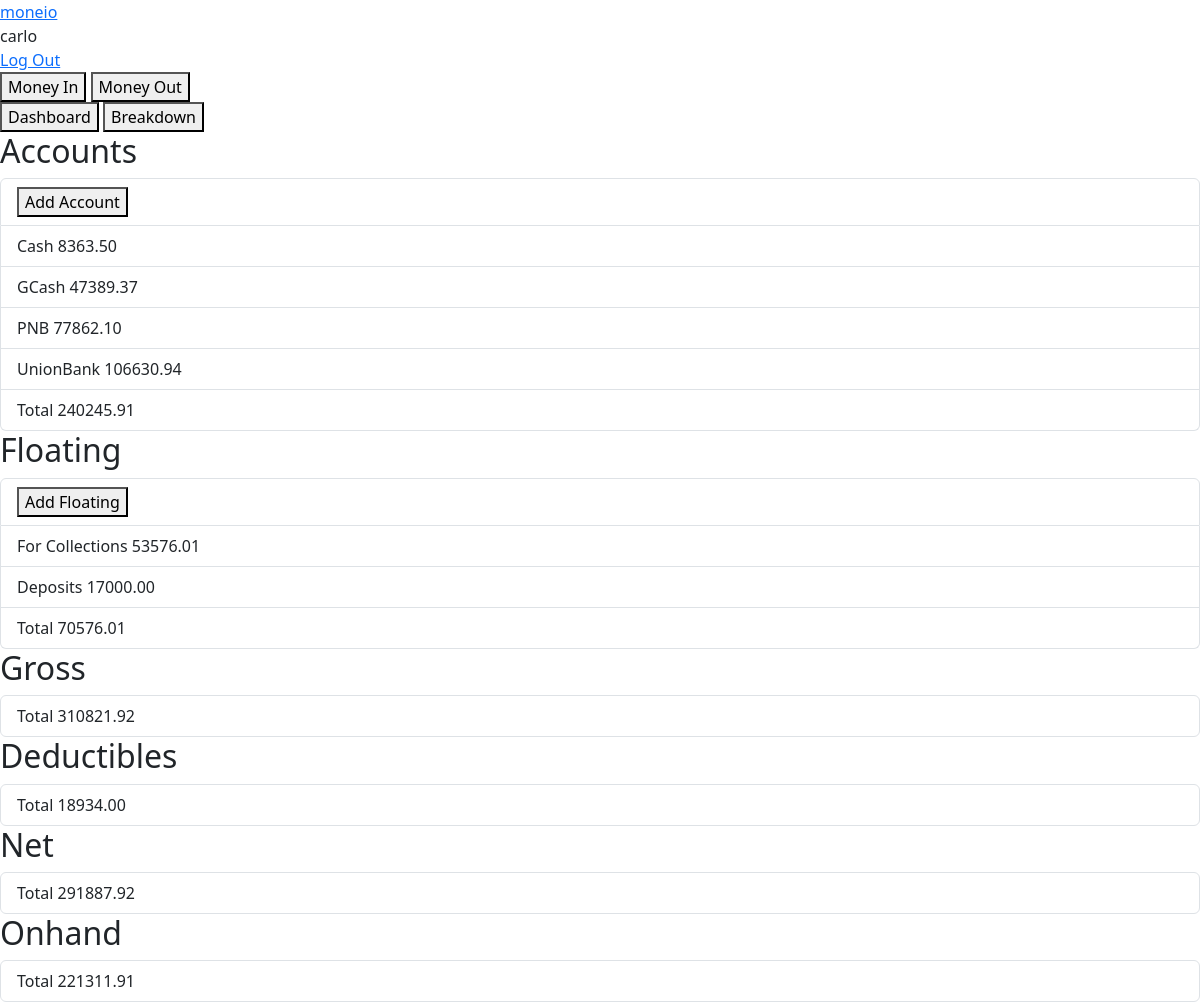
Screenshot of / (signed in) with the database file from the repository.
### moneio/models.py (models this page shows, shortened)
class User(AbstractUser):
  pass

class Account(models.Model):
  user = models.ForeignKey(User, on_delete=models.CASCADE, related_name="account_user")
  name = models.CharField(max_length=255)
  initial_balance = models.DecimalField(max_digits=12, decimal_places=2)
  initial_balance_date = models.DateField()
  is_floating = models.BooleanField()
  def serialize(self):
    return {
      "name": self.name,
      "balance": self.initial_balance,
      "date": self.initial_balance_date.strftime("%e %B %Y"),
      "is_floating": self.is_floating,
    }

### moneio/views.py (the view)
# urls.py: path("", views.index, name="index"),
  def views(request):
    if request.user.is_authenticated:
      accounts = Account.objects.filter(user=request.user)
      breakdowns = MoneyInOut.objects.filter(user=request.user)
      accounts = [account.serialize() for account in accounts]
      breakdowns = [breakdown.serialize() for breakdown in breakdowns]
      for breakdown in breakdowns:
        for account in accounts:
          if account["name"] == breakdown["account"] and not breakdown["is_deductible"]:
            account["balance"] += breakdown["price"]
      current_total_balance = 0
      current_total_floating = 0
      current_total_deductibles = 0
      for account in accounts:
        if account["is_floating"]:
          current_total_floating += account["balance"]
        else:
          current_total_balance += account["balance"]
      for breakdown in breakdowns:
        if breakdown["is_deductible"]:
          current_total_deductibles += breakdown["price"]
      current_total_gross = current_total_balance + current_total_floating
      current_total_net = current_total_gross - current_total_deductibles
      current_total_onhand = current_total_net - current_total_floating
      return render(request, "moneio/index.html", {
        "data": {
          "accounts": accounts,
          "breakdowns": breakdowns,
          "current_total_balance": current_total_balance,
          "current_total_floating": current_total_floating,
          "current_total_gross": current_total_gross,
          "current_total_deductible": current_total_deductibles,
          "current_total_net": current_total_net,
          "current_total_onhand": current_total_onhand,
        },
      })
    return func(request)

### moneio/models.py (called while the page is built)
  def serialize(self):
    return {
      "name": self.name,
      "price": self.price,
      "date": self.date.strftime("%e %B %Y"),
      "account": self.account.name,
      "is_deductible": self.is_deductible,
    }

### moneio/templates/moneio/index.html (shortened to what this page needs)
{% extends "moneio/layout.html" %}
{% load static %}
{% block body %}
  <div id="defaultView">
    <div>
      <button id="moneyInBtn">Money In</button>
      <button id="moneyOutBtn">Money Out</button>
    </div>
    <div>
      <button id="dashboardBtn">Dashboard</button>
      <button id="breakdownBtn">Breakdown</button>
    </div>
    <div id="dashboardView">
      <div>
        <h2>Accounts</h2>
        <ul class="list-group">
          <li class="list-group-item">
            <button id="addAccountBtn">Add Account</button>
          </li>
          {% for account in data.accounts %}
            {% if not account.is_floating %}
              <li class="list-group-item">
                <span>{{ account.name }}</span>
                <span>{{ account.balance }}</span>
              </li>
            {% endif %}
          {% endfor %}
          <li class="list-group-item">
            <span>Total</span>
            <span>{{ data.current_total_balance }}</span>
          </li>
        </ul>
      </div>
      <div>
        <h2>Floating</h2>
        <ul class="list-group">
          <li class="list-group-item">
            <button id="addFloatingBtn">Add Floating</button>
          </li>
          {% for account in data.accounts %}
            {% if account.is_floating %}
              <li class="list-group-item">
                <span>{{ account.name }}</span>
                <span>{{ account.balance }}</span>
              </li>
            {% endif %}
          {% endfor %}
          <li class="list-group-item">
            <span>Total</span>
            <span>{{ data.current_total_floating }}</span>
          </li>
        </ul>
      </div>
      <div>
        <h2>Gross</h2>
        <ul class="list-group">
          <li class="list-group-item">
            <span>Total</span>
            <span>{{ data.current_total_gross }}</span>
          </li>
        </ul>
      </div>
      <div>
        <h2>Deductibles</h2>
        <ul class="list-group">
          <li class="list-group-item">
            <span>Total</span>
            <span>{{ data.current_total_deductible }}</span>
          </li>
        </ul>
      </div>
      <div>
        <h2>Net</h2>
        <ul class="list-group">
          <li class="list-group-item">
            <span>Total</span>
            <span>{{ data.current_total_net }}</span>
          </li>
        </ul>
      </div>
      <div>
        <h2>Onhand</h2>
        <ul class="list-group">
          <li class="list-group-item">
            <span>Total</span>
            <span>{{ data.current_total_onhand }}</span>
          </li>
        </ul>
      </div>
    </div>
  </div>
{% endblock %}

### moneio/templates/moneio/layout.html (shortened to what this page needs)
<!DOCTYPE html>
<html lang="en">
<head>
  <link href="https://cdn.jsdelivr.net/npm/bootstrap@5.3.2/dist/css/bootstrap.min.css" rel="stylesheet">
</head>
<body>
  <a href="{% url 'index' %}">moneio</a>
  {% if user.is_authenticated %}
    <div>{{ user.username }}</div>
    <div><a href="{% url 'logout' %}">Log Out</a></div>
  {% else %}
    <a href="{% url 'login' %}">Log In</a>
    <a href="{% url 'register' %}">Register</a>
  {% endif %}
  {% block body %}
  {% endblock %}
</body>
</html>

### rows the page displays
User: username "carlo"
Account: name "Cash"
Account: name "GCash", balance "47389.37"
Account: name "PNB", balance "77862.10"
Account: name "UnionBank"
Account: name "For Collections"
Account: name "Deposits"

### other values shown
{{ account.balance }} "8363.50" "106630.94"
{{ data.current_total_balance }} "240245.91"
{{ account.balance }} "53576.01" "17000.00"
{{ data.current_total_floating }} "70576.01"
{{ data.current_total_gross }} "310821.92"
{{ data.current_total_deductible }} "18934.00"
{{ data.current_total_net }} "291887.92"
{{ data.current_total_onhand }} "221311.91"
